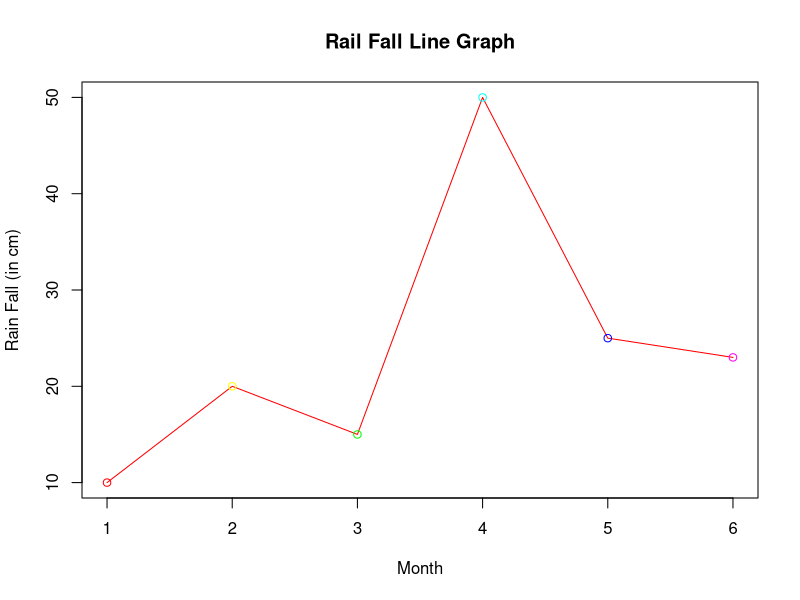

Write the R code that produced this figure.
v <- c(10,20,15,50,25,23)
plot(v,type = "o",col = rainbow(length(v)),xlab="Month",ylab = "Rain Fall (in cm)",main="Rail Fall Line Graph")